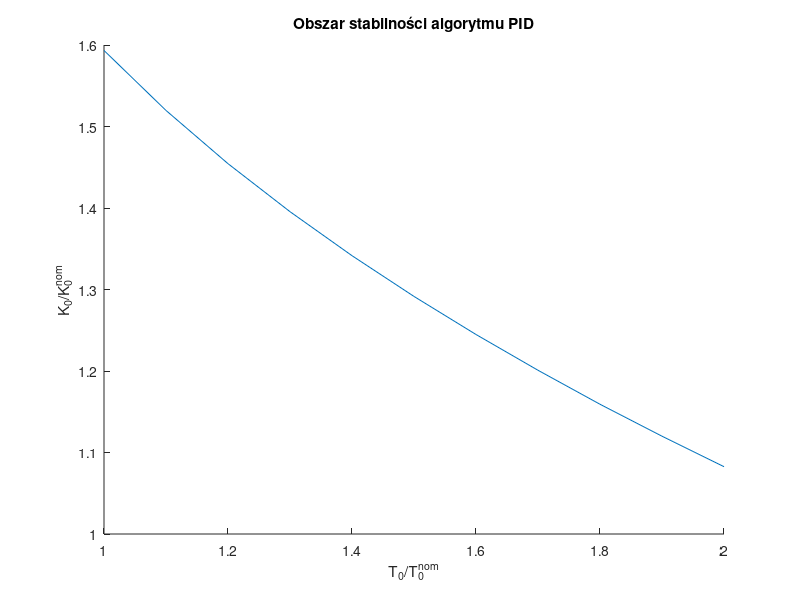
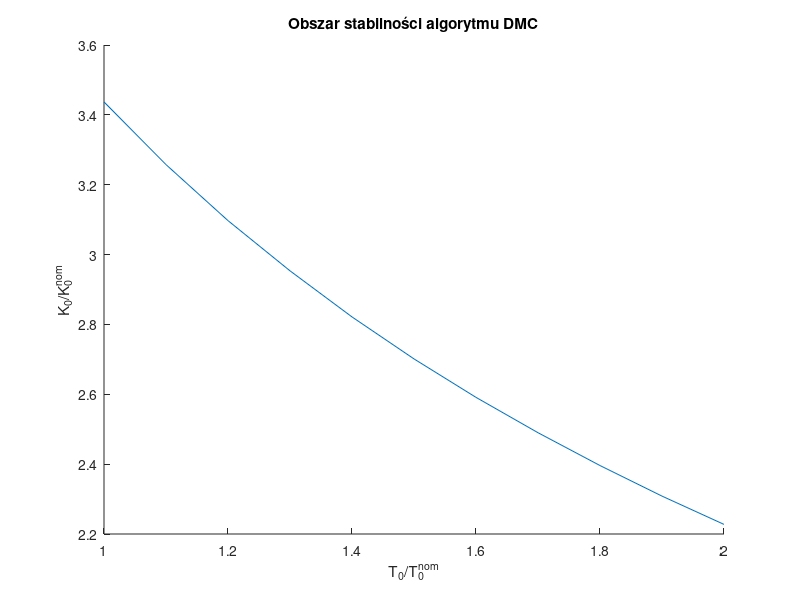

Reproduce these figures in MATLAB, in order.
%Michał Stolarz
%Zad nr 6
%wykresy

%Wykres dla PID
x = [1 1.1 1.2 1.3 1.4 1.5 1.6 1.7 1.8 1.9 2];
y = [1.5933 1.5197 1.4544 1.3955 1.3415 1.2915 1.2448 1.2009 1.1592 1.12 1.0826];

figure
hold on
plot(x,y); 
title("Obszar stabilności algorytmu PID")
ylabel("K_{0}/K_{0}^{nom}");
xlabel("T_{0}/T_{0}^{nom}");
hold off

%Wykres dla DMC
x = [1 1.1 1.2 1.3 1.4 1.5 1.6 1.7 1.8 1.9 2];
y = [3.437 3.2576 3.0972 2.9535 2.8215 2.7013 2.5912 2.49 2.396 2.3085 2.2275];

figure
hold on
plot(x,y); 
title("Obszar stabilności algorytmu DMC")
ylabel("K_{0}/K_{0}^{nom}");
xlabel("T_{0}/T_{0}^{nom}");
hold off
